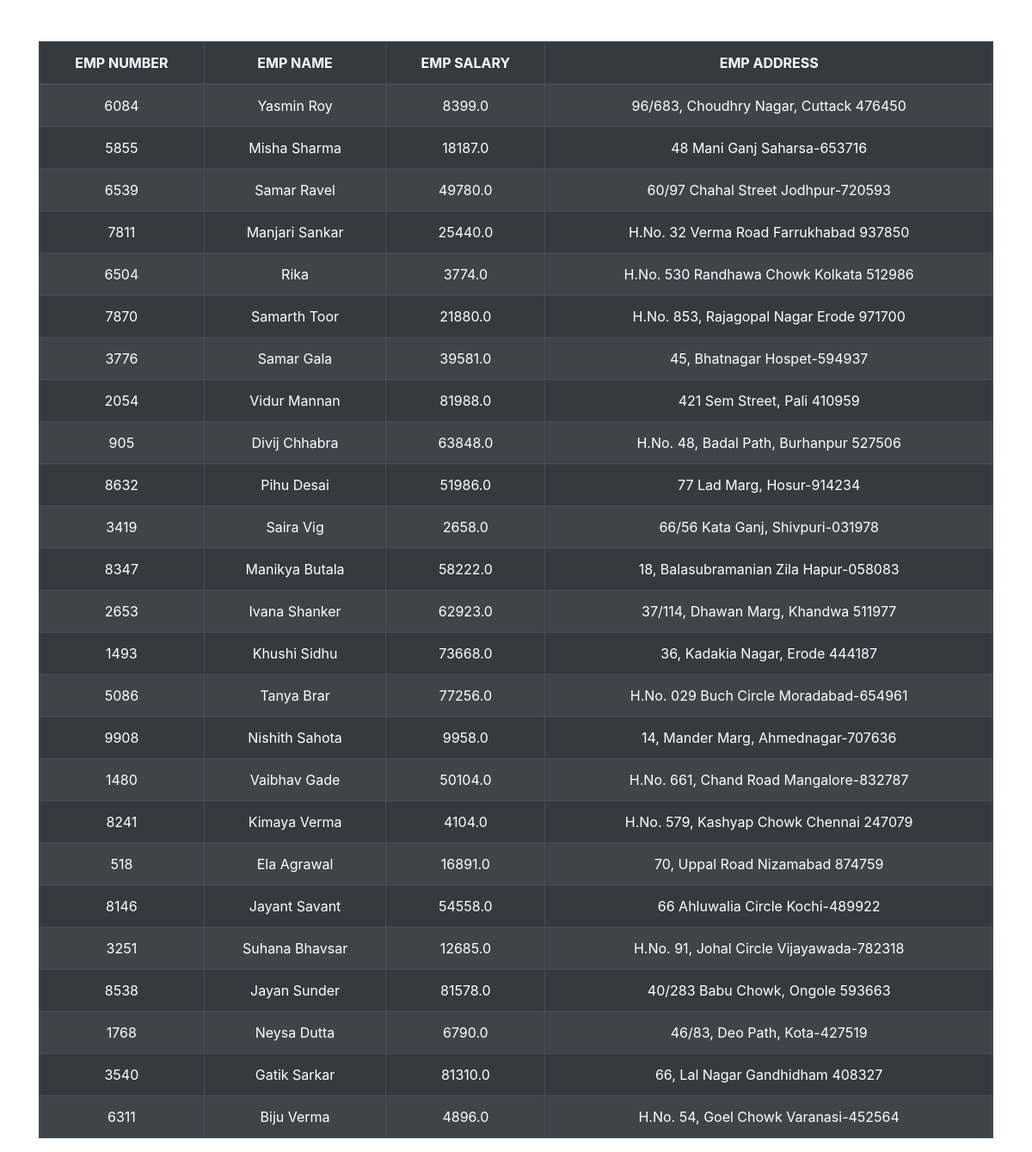
/home/, run on the app's committed database.
### fExpressionApp/models.py (models this page shows)
class Employee(models.Model):
    eno=models.IntegerField()
    ename=models.CharField(max_length=100)
    esal=models.FloatField()
    eaddr=models.CharField(max_length=100)

### fExpressionApp/views.py (the view)
# urls.py: path('home/', views.index_view),
def index_view(request):
    emps=Employee.objects.all()
    return render(request, "fExpressionApp/index.html", {"emps":emps})

### templates/fExpressionApp/index.html (shortened to what this page needs)
<!DOCTYPE html>
<html lang="en">
<head>
    <link rel="stylesheet" href="https://cdn.jsdelivr.net/npm/bootstrap@4.6.0/dist/css/bootstrap.min.css">
</head>
<body>
    <div class="container mt-5" align="center">
        {% if emps %}
        <table class="table table-striped table-hover table-bordered table-dark text-white">
            <thead class="text-uppercase text-center">
                <th>EMP NUMBER</th>
                <th>EMP NAME</th>
                <th>EMP SALARY</th>
                <th>EMP ADDRESS</th>
            </thead>
            <tbody class="text-capitalize text-center">
                {% for emp in emps %}
                <tr>
                    <td>{{emp.eno}}</td>
                    <td>{{emp.ename}}</td>
                    <td>{{emp.esal}}</td>
                    <td>{{emp.eaddr}}</td>
                </tr>
                {% endfor %}
            </tbody>
        </table>
        {% else %}
        <h1 class="display-4 alert alert-danger">No Data On the Database</h1>
        {% endif %}
    </div>
</body>
</html>

### data on the page
Employee: eno "6084", ename "Yasmin Roy", esal "8399.0", eaddr "96/683, Choudhry Nagar, Cuttack 476450"
Employee: eno "5855", ename "Misha Sharma", esal "18187.0", eaddr "48 Mani Ganj Saharsa-653716"
Employee: eno "6539", ename "Samar Ravel", esal "49780.0", eaddr "60/97 Chahal Street Jodhpur-720593"
Employee: eno "7811", ename "Manjari Sankar", esal "25440.0", eaddr "H.No. 32 Verma Road Farrukhabad 937850"
Employee: eno "6504", ename "Rika", esal "3774.0", eaddr "H.No. 530 Randhawa Chowk Kolkata 512986"
Employee: eno "7870", ename "Samarth Toor", esal "21880.0", eaddr "H.No. 853, Rajagopal Nagar Erode 971700"
Employee: eno "3776", ename "Samar Gala", esal "39581.0", eaddr "45, Bhatnagar Hospet-594937"
Employee: eno "2054", ename "Vidur Mannan", esal "81988.0", eaddr "421 Sem Street, Pali 410959"
Employee: eno "905", ename "Divij Chhabra", esal "63848.0", eaddr "H.No. 48, Badal Path, Burhanpur 527506"
Employee: eno "8632", ename "Pihu Desai", esal "51986.0", eaddr "77 Lad Marg, Hosur-914234"
Employee: eno "3419", ename "Saira Vig", esal "2658.0", eaddr "66/56 Kata Ganj, Shivpuri-031978"
Employee: eno "8347", ename "Manikya Butala", esal "58222.0", eaddr "18, Balasubramanian Zila Hapur-058083"
Employee: eno "2653", ename "Ivana Shanker", esal "62923.0", eaddr "37/114, Dhawan Marg, Khandwa 511977"
Employee: eno "1493", ename "Khushi Sidhu", esal "73668.0", eaddr "36, Kadakia Nagar, Erode 444187"
Employee: eno "5086", ename "Tanya Brar", esal "77256.0", eaddr "H.No. 029 Buch Circle Moradabad-654961"
Employee: eno "9908", ename "Nishith Sahota", esal "9958.0", eaddr "14, Mander Marg, Ahmednagar-707636"
Employee: eno "1480", ename "Vaibhav Gade", esal "50104.0", eaddr "H.No. 661, Chand Road Mangalore-832787"
Employee: eno "8241", ename "Kimaya Verma", esal "4104.0", eaddr "H.No. 579, Kashyap Chowk Chennai 247079"
Employee: eno "518", ename "Ela Agrawal", esal "16891.0", eaddr "70, Uppal Road Nizamabad 874759"
Employee: eno "8146", ename "Jayant Savant", esal "54558.0", eaddr "66 Ahluwalia Circle Kochi-489922"
Employee: eno "3251", ename "Suhana Bhavsar", esal "12685.0", eaddr "H.No. 91, Johal Circle Vijayawada-782318"
Employee: eno "8538", ename "Jayan Sunder", esal "81578.0", eaddr "40/283 Babu Chowk, Ongole 593663"
Employee: eno "1768", ename "Neysa Dutta", esal "6790.0", eaddr "46/83, Deo Path, Kota-427519"
Employee: eno "3540", ename "Gatik Sarkar", esal "81310.0", eaddr "66, Lal Nagar Gandhidham 408327"
Employee: eno "6311", ename "Biju Verma", esal "4896.0", eaddr "H.No. 54, Goel Chowk Varanasi-452564"
